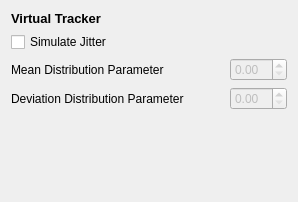
           <widget class="QWidget" name="virtual_tracker_page">
            <layout class="QVBoxLayout" name="verticalLayout_22">
             <item>
              <widget class="QLabel" name="Optitrack_label_2">
               <property name="sizePolicy">
                <sizepolicy hsizetype="Preferred" vsizetype="Preferred">
                 <horstretch>0</horstretch>
                 <verstretch>0</verstretch>
                </sizepolicy>
               </property>
               <property name="text">
                <string>&lt;!DOCTYPE HTML PUBLIC &quot;-//W3C//DTD HTML 4.0//EN&quot; &quot;http://www.w3.org/TR/REC-html40/strict.dtd&quot;&gt;
&lt;html&gt;&lt;head&gt;&lt;meta name=&quot;qrichtext&quot; content=&quot;1&quot; /&gt;&lt;style type=&quot;text/css&quot;&gt;
p, li { white-space: pre-wrap; }
&lt;/style&gt;&lt;/head&gt;&lt;body style=&quot; font-family:'MS Shell Dlg 2'; font-size:8.25pt; font-weight:400; font-style:normal;&quot;&gt;
&lt;p style=&quot; margin-top:0px; margin-bottom:0px; margin-left:0px; margin-right:0px; -qt-block-indent:0; text-indent:0px;&quot;&gt;&lt;span style=&quot; font-size:10pt; font-weight:600;&quot;&gt;Virtual Tracker&lt;/span&gt;&lt;/p&gt;&lt;/body&gt;&lt;/html&gt;</string>
               </property>
              </widget>
             </item>
             <item>
              <widget class="QCheckBox" name="m_EnableGaussianNoise">
               <property name="text">
                <string>Simulate Jitter</string>
               </property>
              </widget>
             </item>
             <item>
              <layout class="QHBoxLayout" name="horizontalLayout_20">
               <item>
                <widget class="QLabel" name="label_3">
                 <property name="text">
                  <string>Mean Distribution Parameter</string>
                 </property>
                </widget>
               </item>
               <item>
                <spacer name="horizontalSpacer_14">
                 <property name="orientation">
                  <enum>Qt::Horizontal</enum>
                 </property>
                 <property name="sizeHint" stdset="0">
                  <size>
                   <width>40</width>
                   <height>20</height>
                  </size>
                 </property>
                </spacer>
               </item>
               <item>
                <widget class="QDoubleSpinBox" name="m_MeanDistributionParam">
                 <property name="enabled">
                  <bool>false</bool>
                 </property>
                </widget>
               </item>
              </layout>
             </item>
             <item>
              <layout class="QHBoxLayout" name="horizontalLayout_21">
               <item>
                <widget class="QLabel" name="label_4">
                 <property name="text">
                  <string>Deviation Distribution Parameter</string>
                 </property>
                </widget>
               </item>
               <item>
                <spacer name="horizontalSpacer_15">
                 <property name="orientation">
                  <enum>Qt::Horizontal</enum>
                 </property>
                 <property name="sizeHint" stdset="0">
                  <size>
                   <width>40</width>
                   <height>20</height>
                  </size>
                 </property>
                </spacer>
               </item>
               <item>
                <widget class="QDoubleSpinBox" name="m_DeviationDistributionParam">
                 <property name="enabled">
                  <bool>false</bool>
                 </property>
                </widget>
               </item>
              </layout>
             </item>
             <item>
              <spacer name="verticalSpacer_11">
               <property name="orientation">
                <enum>Qt::Vertical</enum>
               </property>
               <property name="sizeHint" stdset="0">
                <size>
                 <width>20</width>
                 <height>81</height>
                </size>
               </property>
              </spacer>
             </item>
            </layout>
           </widget>
